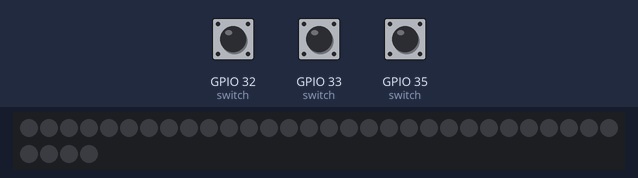
Bench run of a sketch on a simulated ESP32. Parts: 34 RGB LEDs in strip order, left to right, continuing on the next row. The test bench sets the inputs (shaded band); at power-on: GPIO 33 (switch) LOW, GPIO 32 (switch) LOW, GPIO 35 (switch) LOW. Dim RGB values are drawn brighter than linear.

Above: at 1.2 s.
1.3 s: GPIO 33 (switch) pulled HIGH for 0.15 s
3.0 s: GPIO 32 (switch) pulled HIGH for 0.15 s
At 3.14 s:
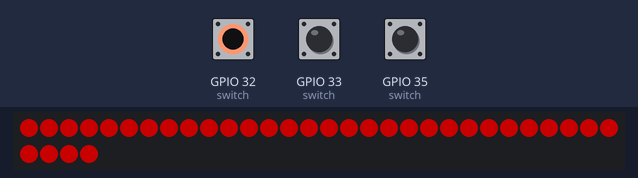
4.7 s: GPIO 35 (switch) pulled HIGH for 1 s
7.2 s: GPIO 33 (switch) pulled HIGH for 1 s
9.7 s: GPIO 32 (switch) pulled HIGH for 3.2 s
14.4 s: GPIO 35 (switch) pulled HIGH for 3.2 s
Timing chart, 0 to 17.4 s (numbered marks = the images above; inputs shaded):
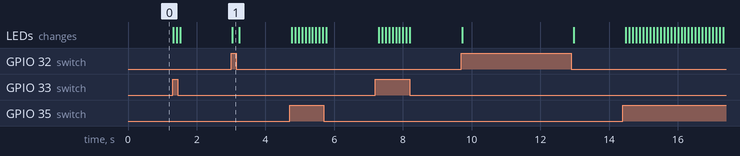

The sketch:

turn_signal.ino
```cpp
#include <Arduino.h>
#include <Adafruit_NeoPixel.h>

#define stripPin 14
#define stripCount 34  //amount of neopixels

#define turnBright 100    //initial RaveMode brightness
#define raveDecrement 10  //raveMode brightness reduction


Adafruit_NeoPixel strip(stripCount, stripPin, NEO_GRB);

//initialising global vars
bool initLeft = HIGH;
bool initRight = HIGH;
uint8_t turnState = 1;
int8_t turnPix = 0;
uint32_t bright = strip.Color(255, 255, 255);
uint32_t orange = strip.Color(255, 80, 0);
uint32_t red = strip.Color(255, 0, 0);


void setup() {
  pinMode(32, INPUT);
  pinMode(35, INPUT);
  pinMode(33, INPUT);
  strip.begin();
  strip.show();
  randomSeed(analogRead(34));
  Serial.begin(9600);
}

void loop() {
  bool buttonLeft = digitalRead(35);  //tri-stable switch left
  bool buttonRight = digitalRead(33);  //tri-stable switch right
  bool buttonBrake = digitalRead(32); // brake switch

  strip.setBrightness(turnBright);

  //strip.setPixelColor(ravePix - i, strip.ColorHSV(raveHue, 255, max(raveBright - (raveDecrement * i), 0)));
  strip.fill(0, 0, stripCount);  //clear canvas

  if (buttonBrake) {
    strip.fill(red, 0, stripCount);
  }

  if (buttonLeft) {
    if (initLeft) {
      turnPix = 9;
      initLeft = LOW;
    }

    for (int i = 0; i < min(3, int(turnPix) + 1); i++) {
      strip.setPixelColor(turnPix - i, orange);
    }
    turnPix--;

    if (turnPix < 0) {
      turnPix = 9;
    }
  } else {
    initLeft = HIGH;
  }

  if (buttonRight) {
    if (initRight) {
      turnPix = stripCount - 10;
      initRight = LOW;
    }

    strip.fill(orange, turnPix, 3);
    turnPix++;
    if (turnPix > stripCount) {
      turnPix = stripCount - 10;
    }
  } else {
    initRight = HIGH;
  }

  strip.show();
  delay(100);
}
```

Measured:
- after the input at 3.0 s, the LEDs: change at once (image 1)
